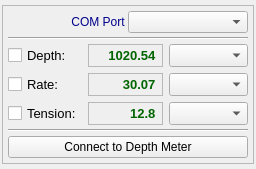
<?xml version="1.0" encoding="UTF-8"?>
<ui version="4.0">
 <class>DepthMonitoringWizard</class>
 <widget class="QWidget" name="DepthMonitoringWizard">
  <property name="geometry">
   <rect>
    <x>0</x>
    <y>0</y>
    <width>247</width>
    <height>154</height>
   </rect>
  </property>
  <property name="font">
   <font>
    <pointsize>9</pointsize>
   </font>
  </property>
  <property name="windowTitle">
   <string>Form</string>
  </property>
  <layout class="QGridLayout" name="gridLayout_3">
   <property name="leftMargin">
    <number>2</number>
   </property>
   <property name="topMargin">
    <number>5</number>
   </property>
   <property name="rightMargin">
    <number>2</number>
   </property>
   <property name="bottomMargin">
    <number>5</number>
   </property>
   <item row="0" column="0">
    <widget class="QFrame" name="frame">
     <property name="sizePolicy">
      <sizepolicy hsizetype="Preferred" vsizetype="Preferred">
       <horstretch>0</horstretch>
       <verstretch>0</verstretch>
      </sizepolicy>
     </property>
     <property name="frameShape">
      <enum>QFrame::StyledPanel</enum>
     </property>
     <property name="frameShadow">
      <enum>QFrame::Raised</enum>
     </property>
     <layout class="QGridLayout" name="gridLayout_2">
      <property name="leftMargin">
       <number>5</number>
      </property>
      <property name="topMargin">
       <number>5</number>
      </property>
      <property name="rightMargin">
       <number>5</number>
      </property>
      <property name="bottomMargin">
       <number>5</number>
      </property>
      <property name="horizontalSpacing">
       <number>2</number>
      </property>
      <property name="verticalSpacing">
       <number>4</number>
      </property>
      <item row="0" column="0">
       <layout class="QHBoxLayout" name="horizontalLayout">
        <item>
         <widget class="QLabel" name="label">
          <property name="text">
           <string>   &lt;font color=darkblue&gt;COM Port &lt;/font&gt;</string>
          </property>
          <property name="alignment">
           <set>Qt::AlignRight|Qt::AlignTrailing|Qt::AlignVCenter</set>
          </property>
         </widget>
        </item>
        <item>
         <widget class="QComboBox" name="cboxPort"/>
        </item>
       </layout>
      </item>
      <item row="1" column="0">
       <widget class="Line" name="line">
        <property name="orientation">
         <enum>Qt::Horizontal</enum>
        </property>
       </widget>
      </item>
      <item row="2" column="1">
       <spacer name="horizontalSpacer">
        <property name="orientation">
         <enum>Qt::Horizontal</enum>
        </property>
        <property name="sizeHint" stdset="0">
         <size>
          <width>5</width>
          <height>20</height>
         </size>
        </property>
       </spacer>
      </item>
      <item row="5" column="0">
       <spacer name="verticalSpacer">
        <property name="orientation">
         <enum>Qt::Vertical</enum>
        </property>
        <property name="sizeHint" stdset="0">
         <size>
          <width>20</width>
          <height>0</height>
         </size>
        </property>
       </spacer>
      </item>
      <item row="2" column="0">
       <layout class="QGridLayout" name="gridLayout">
        <property name="spacing">
         <number>6</number>
        </property>
        <item row="0" column="0">
         <widget class="QCheckBox" name="chboxDepth">
          <property name="font">
           <font>
            <pointsize>10</pointsize>
           </font>
          </property>
          <property name="text">
           <string>Depth:</string>
          </property>
         </widget>
        </item>
        <item row="0" column="1">
         <widget class="QLabel" name="lblDepth">
          <property name="minimumSize">
           <size>
            <width>75</width>
            <height>0</height>
           </size>
          </property>
          <property name="font">
           <font>
            <pointsize>10</pointsize>
           </font>
          </property>
          <property name="frameShape">
           <enum>QFrame::StyledPanel</enum>
          </property>
          <property name="text">
           <string>&lt;font color=darkGreen&gt;&lt;b&gt;1020.54&lt;/b&gt;&lt;/font&gt; </string>
          </property>
          <property name="alignment">
           <set>Qt::AlignRight|Qt::AlignTrailing|Qt::AlignVCenter</set>
          </property>
         </widget>
        </item>
        <item row="0" column="2">
         <widget class="QComboBox" name="cboxDepth">
          <property name="font">
           <font>
            <pointsize>10</pointsize>
           </font>
          </property>
         </widget>
        </item>
        <item row="1" column="0">
         <widget class="QCheckBox" name="chboxRate">
          <property name="font">
           <font>
            <pointsize>10</pointsize>
           </font>
          </property>
          <property name="text">
           <string>Rate:</string>
          </property>
         </widget>
        </item>
        <item row="1" column="1">
         <widget class="QLabel" name="lblRate">
          <property name="minimumSize">
           <size>
            <width>75</width>
            <height>0</height>
           </size>
          </property>
          <property name="font">
           <font>
            <pointsize>10</pointsize>
           </font>
          </property>
          <property name="frameShape">
           <enum>QFrame::StyledPanel</enum>
          </property>
          <property name="text">
           <string>&lt;font color=darkGreen&gt;&lt;b&gt;30.07&lt;/b&gt;&lt;/font&gt; </string>
          </property>
          <property name="alignment">
           <set>Qt::AlignRight|Qt::AlignTrailing|Qt::AlignVCenter</set>
          </property>
         </widget>
        </item>
        <item row="1" column="2">
         <widget class="QComboBox" name="cboxRate">
          <property name="font">
           <font>
            <pointsize>10</pointsize>
           </font>
          </property>
         </widget>
        </item>
        <item row="2" column="0">
         <widget class="QCheckBox" name="chboxTension">
          <property name="font">
           <font>
            <pointsize>10</pointsize>
           </font>
          </property>
          <property name="text">
           <string>Tension:</string>
          </property>
         </widget>
        </item>
        <item row="2" column="1">
         <widget class="QLabel" name="lblTension">
          <property name="minimumSize">
           <size>
            <width>75</width>
            <height>0</height>
           </size>
          </property>
          <property name="font">
           <font>
            <pointsize>10</pointsize>
           </font>
          </property>
          <property name="frameShape">
           <enum>QFrame::StyledPanel</enum>
          </property>
          <property name="text">
           <string>&lt;font color=darkGreen&gt;&lt;b&gt;12.8&lt;/b&gt;&lt;/font&gt; </string>
          </property>
          <property name="alignment">
           <set>Qt::AlignRight|Qt::AlignTrailing|Qt::AlignVCenter</set>
          </property>
         </widget>
        </item>
        <item row="2" column="2">
         <widget class="QComboBox" name="cboxTension">
          <property name="font">
           <font>
            <pointsize>10</pointsize>
           </font>
          </property>
         </widget>
        </item>
       </layout>
      </item>
      <item row="3" column="0">
       <widget class="Line" name="line_2">
        <property name="orientation">
         <enum>Qt::Horizontal</enum>
        </property>
       </widget>
      </item>
      <item row="4" column="0">
       <widget class="QPushButton" name="pbtConnect">
        <property name="text">
         <string>Connect to Depth Meter</string>
        </property>
        <property name="checkable">
         <bool>true</bool>
        </property>
       </widget>
      </item>
     </layout>
    </widget>
   </item>
  </layout>
 </widget>
 <resources/>
 <connections/>
</ui>
